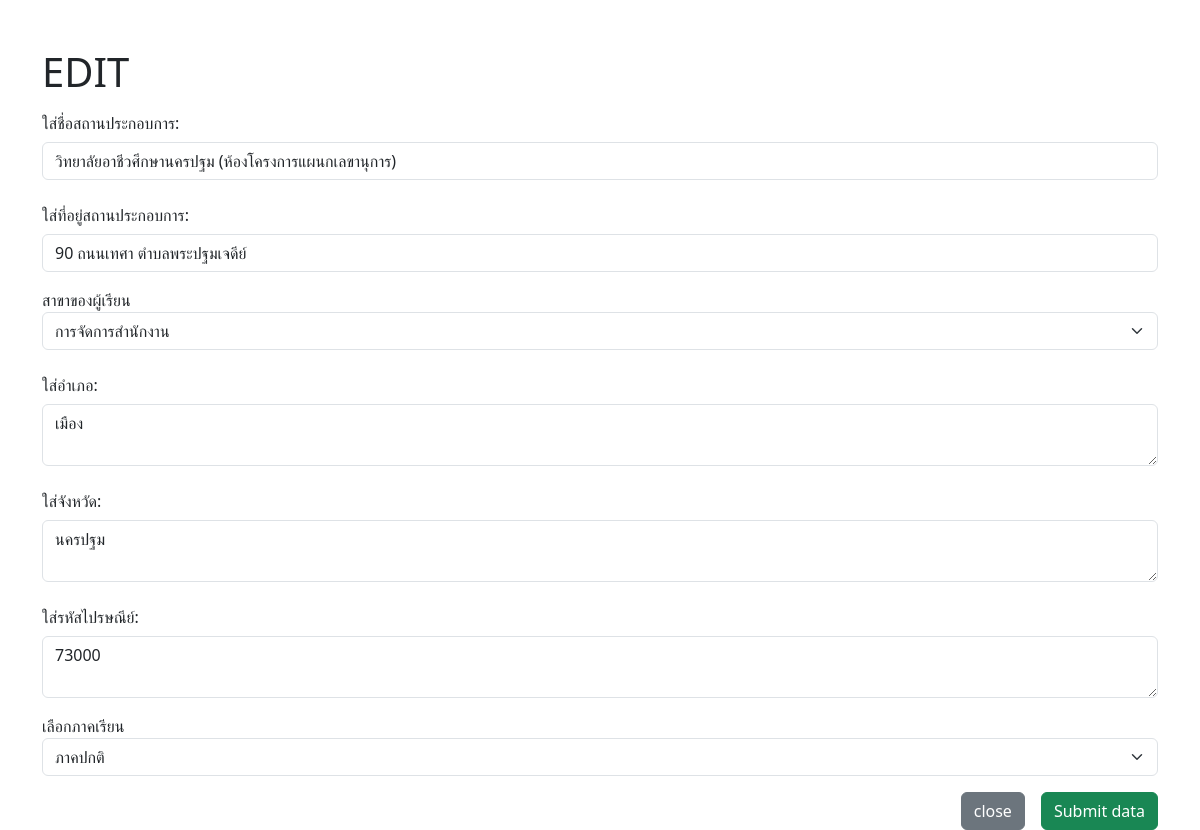
The app's page /edit.php?company_ID=2 with its own data.
### tables this page shows
CREATE TABLE `company_table` (
  `company_ID` int(10) UNSIGNED NOT NULL,
  `company_name` text NOT NULL,
  `company_address` text NOT NULL,
  `faculty_ID` int(11) NOT NULL,
  `ref_position` int(11) NOT NULL,
  `Sub_district` text NOT NULL,
  `district` varchar(255) NOT NULL,
  `zipcode` text DEFAULT NULL
);

### edit.php (the view, shortened to what this page needs)
<?php require 'connect.php'; ?>
<!DOCTYPE html>
<html lang="en">
<head>
    <link rel="stylesheet" href="https://cdn.datatables.net/1.13.1/css/jquery.dataTables.min.css">
    <link href="https://cdn.jsdelivr.net/npm/bootstrap@5.3.0-alpha1/dist/css/bootstrap.min.css" rel="stylesheet">
</head>
<body>
                    <div class="container mt-5">
                        <div class="modal-body">
                        <h1>EDIT</h1>
                            <?php
                                    $id = $_GET['company_ID'];
                                    $sql = "SELECT * FROM company_table JOIN faculty ON company_table.faculty_ID = faculty.faculty_ID JOIN tb_position AS p ON company_table.ref_position = p.ID_position  WHERE company_ID = $id";
                                    $result = mysqli_query($connect,$sql);
                                    $row = mysqli_fetch_assoc ($result); ?>
                                </div>
                            <div class="mb-3">
                                <label for="company_name" class="col-form-label">ใส่ชื่อสถานประกอบการ:</label>
                                <input type="text" class="form-control" name="company_name"  value="<?php echo $row['company_name']; ?>">
                                </div>
                            <div class="mb-3">
                                <label for="company_address" class="col-form-label">ใส่ที่อยู่สถานประกอบการ:</label>
                                <input class="form-control" name="company_address"  value="<?php echo $row['company_address']; ?>">
                                </div>
                            <div class="mb-3">
                                <label for="faculty_option">สาขาของผู้เรียน</label>
                                    <select class="form-select" aria-label="Default select example" name = "faculty_option"  >
                                        <option value="1" <?php if ($row["Faculty_NAME"] == "การจัดการสำนักงาน") {
                                                             echo "SELECTED";
                                                            } ?>>การจัดการสำนักงาน</option>
                                    </select>
                                        </div>
                                <div class="mb-3">
                                <label for="sub_district" class="col-form-label">ใส่อำเภอ:</label>
                                <textarea class="form-control" name="sub_district" ><?php echo $row['Sub_district']; ?></textarea>
                                    </div>
                                <div class="mb-3">
                                <label for="district" class="col-form-label">ใส่จังหวัด:</label>
                                <textarea class="form-control" name="district" ><?php echo $row['district']; ?></textarea>
                                    </div>
                                <div class="mb-3">
                                <label for="zipcode" class="col-form-label">ใส่รหัสไปรษณีย์:</label>
                                <textarea class="form-control" name="zipcode" ><?php echo $row['zipcode']; ?></textarea>
                                    </div>
                                    <div class="mb-3">
                                    <label for="select">เลือกภาคเรียน</label><br/>
                                    <select class="form-select" aria-label="Default select example" name = "position" id="position"  >
                                        <option value="1" <?php  if ($row["name_position"] == "ภาคปกติ"){
                                            echo "SELECTED";
                                        }?>>ภาคปกติ</option>
                                    </select>
                                    </div>
                                <div class="modal-footer">
                                <a class="btn btn-secondary me-3" href="admin_page.php">close</a>
                                <button type="submit" name="submit" class="btn btn-success ">Submit data</button>
                            </div>
                        </div>
</body>
</html>

### records on screen
company_table: company_name "วิทยาลัยอาชีวศึกษานครปฐม (ห้องโครงการแผนกเลขานุการ)", company_address "90 ถนนเทศา ตำบลพระปฐมเจดีย์", sub_district "เมือง", district "นครปฐม", zipcode "73000"
